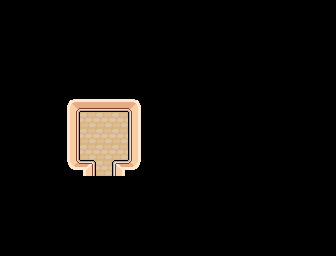

A 2D game scene composited from a Tiled map and its tileset images. What follows is a short description and the map's XML, with every tile layer's data as written:
An orthogonal 21x16 tile map with 16x16 px tiles, 2 tile layers (0_bg, 1_collide), 3 tilesets and 6 objects.

<map version="1.4" tiledversion="1.4.3" orientation="orthogonal" renderorder="right-down" width="21" height="16" tilewidth="16" tileheight="16" infinite="0" nextlayerid="9" nextobjectid="49">
 <editorsettings>
  <export target="House.json" format="json" />
 </editorsettings>
 <tileset firstgid="1" name="Fire" tilewidth="16" tileheight="16" tilecount="3" columns="3">
  <image source="../img/fx/fire.png" width="48" height="16" />
  <tile id="0">
   <properties>
    <property name="anim.key" value="fire" />
    <property name="anim.repeat" type="int" value="-1" />
    <property name="class" value="Fire" />
   </properties>
   <animation>
    <frame tileid="0" duration="250" />
    <frame tileid="1" duration="250" />
    <frame tileid="2" duration="250" />
   </animation>
  </tile>
 </tileset>
 <tileset firstgid="4" source="Snowsuit.tsx" />
 <tileset firstgid="24" source="tiles.tsx" />
 <layer id="1" name="0_bg" width="21" height="16">
  <data encoding="csv">
0,0,0,0,0,0,0,0,0,0,0,0,0,0,0,0,0,0,0,0,0,
0,0,0,0,0,0,0,0,0,0,0,0,0,0,0,0,0,0,0,0,0,
0,0,0,0,0,0,0,0,0,0,0,0,0,0,0,0,0,0,0,0,0,
0,0,0,0,0,0,0,0,0,0,0,0,0,0,0,0,0,0,0,0,0,
0,0,0,0,0,0,0,0,0,0,0,0,0,0,0,0,0,0,0,0,0,
0,0,0,0,0,0,0,0,0,0,0,0,0,0,0,0,0,0,0,0,0,
0,0,0,0,0,0,0,0,0,0,0,0,0,0,0,0,0,0,0,0,0,
0,0,0,0,0,44,44,44,0,0,0,0,0,0,0,0,0,0,0,0,0,
0,0,0,0,0,44,44,44,0,0,0,0,0,0,0,0,0,0,0,0,0,
0,0,0,0,0,44,44,44,0,0,0,0,0,0,0,0,0,0,0,0,0,
0,0,0,0,0,44,44,44,0,0,0,0,0,0,0,0,0,0,0,0,0,
0,0,0,0,0,0,0,0,0,0,0,0,0,0,0,0,0,0,0,0,0,
0,0,0,0,0,0,0,0,0,0,0,0,0,0,0,0,0,0,0,0,0,
0,0,0,0,0,0,0,0,0,0,0,0,0,0,0,0,0,0,0,0,0,
0,0,0,0,0,0,0,0,0,0,0,0,0,0,0,0,0,0,0,0,0,
0,0,0,0,0,0,0,0,0,0,0,0,0,0,0,0,0,0,0,0,0
</data>
 </layer>
 <objectgroup id="2" name="0_object">
  <object id="45" gid="128" x="97" y="178" width="16" height="16" />
 </objectgroup>
 <layer id="5" name="1_collide" width="21" height="16">
  <properties>
   <property name="depth" type="int" value="1" />
   <property name="type" value="collide" />
  </properties>
  <data encoding="csv">
0,0,0,0,0,0,0,0,0,0,0,0,0,0,0,0,0,0,0,0,0,
0,0,0,0,0,0,0,0,0,0,0,0,0,0,0,0,0,0,0,0,0,
0,0,0,0,0,0,0,0,0,0,0,0,0,0,0,0,0,0,0,0,0,
0,0,0,0,0,0,0,0,0,0,0,0,0,0,0,0,0,0,0,0,0,
0,0,0,0,0,0,0,0,0,0,0,0,0,0,0,0,0,0,0,0,0,
0,0,0,0,0,0,0,0,0,0,0,0,0,0,0,0,0,0,0,0,0,
0,0,0,0,99,100,100,100,101,0,0,0,0,0,0,0,0,0,0,0,0,
0,0,0,0,112,0,0,0,114,0,0,0,0,0,0,0,0,0,0,0,0,
0,0,0,0,112,0,0,0,114,0,0,0,0,0,0,0,0,0,0,0,0,
0,0,0,0,112,0,0,0,114,0,0,0,0,0,0,0,0,0,0,0,0,
0,0,0,0,113,125,0,126,127,0,0,0,0,0,0,0,0,0,0,0,0,
0,0,0,0,0,0,0,0,0,0,0,0,0,0,0,0,0,0,0,0,0,
0,0,0,0,0,0,0,0,0,0,0,0,0,0,0,0,0,0,0,0,0,
0,0,0,0,0,0,0,0,0,0,0,0,0,0,0,0,0,0,0,0,0,
0,0,0,0,0,0,0,0,0,0,0,0,0,0,0,0,0,0,0,0,0,
0,0,0,0,0,0,0,0,0,0,0,0,0,0,0,0,0,0,0,0,0
</data>
 </layer>
 <objectgroup id="6" name="1_object">
  <properties>
   <property name="depth" type="int" value="1" />
  </properties>
  <object id="40" gid="4" x="96" y="169" width="16" height="16" />
  <object id="46" gid="153" x="112" y="143" width="16" height="16" />
  <object id="47" gid="140" x="81" y="127" width="16" height="16" />
  <object id="48" gid="104" x="96" y="184" width="16" height="16">
   <properties>
    <property name="from" value="" />
    <property name="key" value="scene" />
    <property name="to" value="Outside" />
   </properties>
  </object>
 </objectgroup>
 <objectgroup id="8" name="2_object">
  <properties>
   <property name="depth" type="int" value="2" />
  </properties>
  <object id="37" gid="1" x="81" y="123" width="16" height="16" />
 </objectgroup>
</map>
